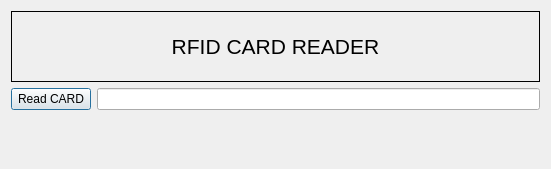
<?xml version="1.0" encoding="UTF-8"?>
<ui version="4.0">
 <class>CARD</class>
 <widget class="QDialog" name="CARD">
  <property name="geometry">
   <rect>
    <x>0</x>
    <y>0</y>
    <width>551</width>
    <height>169</height>
   </rect>
  </property>
  <property name="windowTitle">
   <string>Dialog</string>
  </property>
  <layout class="QGridLayout" name="gridLayout">
   <item row="0" column="0">
    <layout class="QVBoxLayout" name="verticalLayout">
     <item>
      <widget class="QLabel" name="label">
       <property name="font">
        <font>
         <pointsize>16</pointsize>
        </font>
       </property>
       <property name="frameShape">
        <enum>QFrame::Shape::Box</enum>
       </property>
       <property name="text">
        <string>RFID CARD READER</string>
       </property>
       <property name="alignment">
        <set>Qt::AlignmentFlag::AlignCenter</set>
       </property>
      </widget>
     </item>
     <item>
      <layout class="QFormLayout" name="formLayout">
       <item row="0" column="0">
        <widget class="QPushButton" name="pushButton">
         <property name="text">
          <string>Read CARD</string>
         </property>
        </widget>
       </item>
       <item row="0" column="1">
        <widget class="QLineEdit" name="lineEdit"/>
       </item>
      </layout>
     </item>
    </layout>
   </item>
  </layout>
 </widget>
 <resources/>
 <connections/>
</ui>
